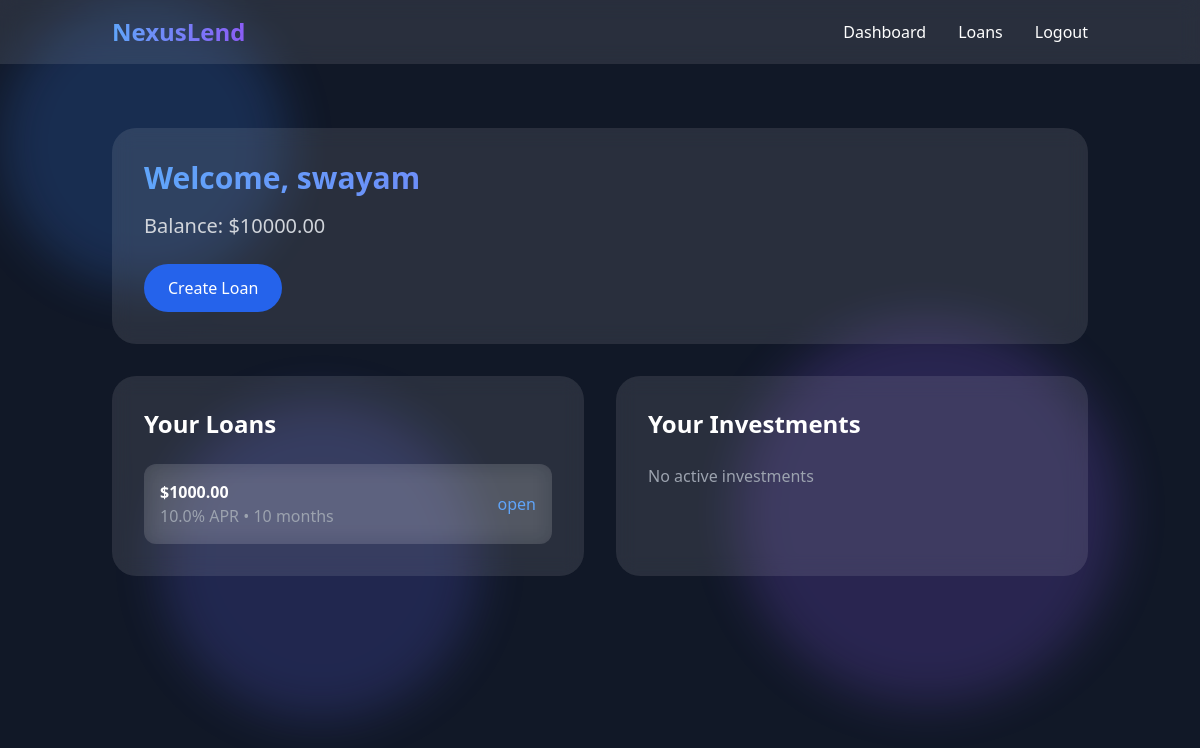
Page /dashboard (signed in) on the earlier database version.
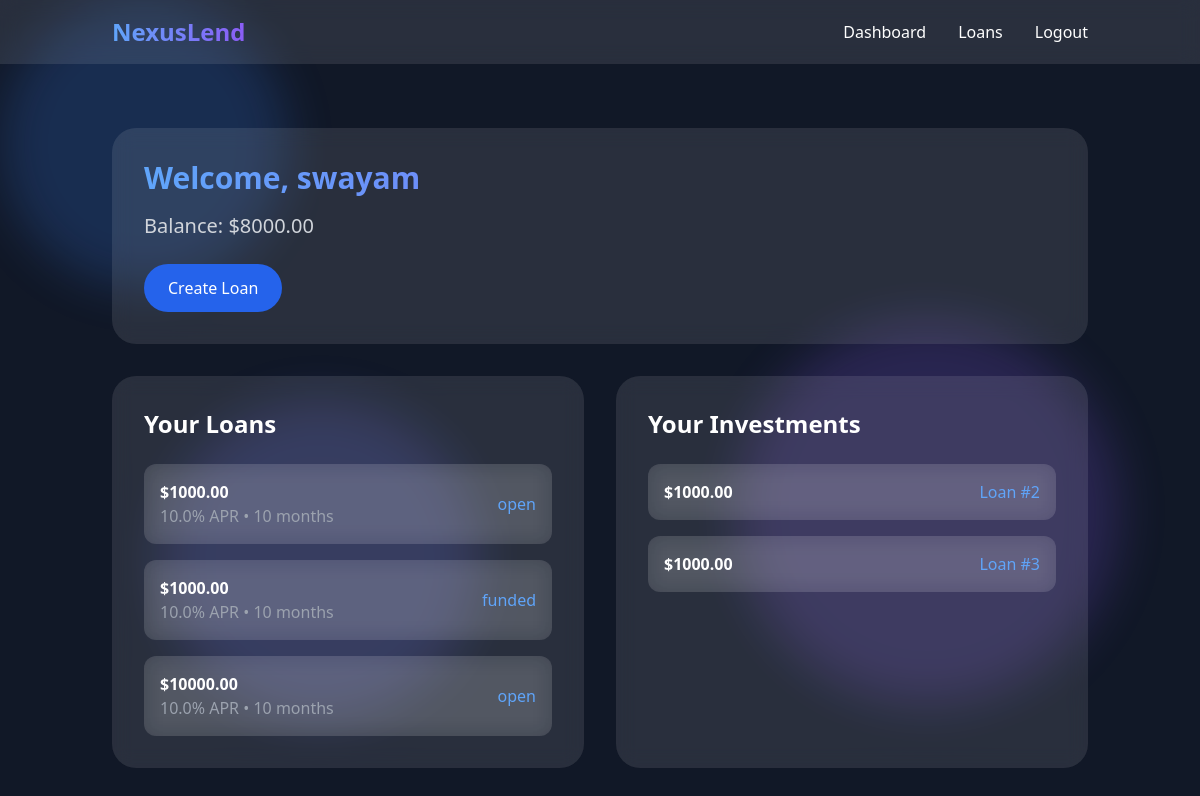
Same page on the later database version.
### app.py (models this page shows)
class User(db.Model):
    id = db.Column(db.Integer, primary_key=True)
    username = db.Column(db.String(80), unique=True, nullable=False)
    password = db.Column(db.String(120), nullable=False)
    balance = db.Column(db.Float, default=10000)
    loans = db.relationship('Loan', backref='borrower', lazy=True)
    investments = db.relationship('Investment', backref='investor', lazy=True)

class Loan(db.Model):
    id = db.Column(db.Integer, primary_key=True)
    amount = db.Column(db.Float, nullable=False)
    interest_rate = db.Column(db.Float, nullable=False)
    term = db.Column(db.Integer, nullable=False)  # in months
    status = db.Column(db.String(20), default='open')
    funded_amount = db.Column(db.Float, default=0)
    borrower_id = db.Column(db.Integer, db.ForeignKey('user.id'), nullable=False)
    investments = db.relationship('Investment', backref='loan', lazy=True)

class Investment(db.Model):
    id = db.Column(db.Integer, primary_key=True)
    amount = db.Column(db.Float, nullable=False)
    investor_id = db.Column(db.Integer, db.ForeignKey('user.id'), nullable=False)
    loan_id = db.Column(db.Integer, db.ForeignKey('loan.id'), nullable=False)

### app.py (the view)
@app.route('/dashboard')
def dashboard():
    if 'user_id' not in session:
        return redirect(url_for('login'))
    user = User.query.get(session['user_id'])
    return render_template('dashboard.html', user=user)

### templates/dashboard.html
{% extends "base.html" %}
{% block content %}
<div class="space-y-8">
    <div class="glass-effect rounded-3xl p-8">
        <h2 class="text-3xl font-bold bg-clip-text text-transparent bg-gradient-to-r from-blue-400 to-purple-500">Welcome, {{ user.username }}</h2>
        <p class="text-xl text-gray-300 mt-4">Balance: ${{ "%.2f"|format(user.balance) }}</p>
        <div class="mt-6">
            <a href="{{ url_for('create_loan') }}" class="px-6 py-3 rounded-full bg-blue-600 hover:bg-blue-700 transition-colors inline-block">Create Loan</a>
        </div>
    </div>
    <div class="grid grid-cols-1 md:grid-cols-2 gap-8">
        <div class="glass-effect rounded-3xl p-8">
            <h3 class="text-2xl font-semibold mb-6">Your Loans</h3>
            {% if user.loans %}
                <div class="space-y-4">
                    {% for loan in user.loans %}
                        <div class="glass-effect rounded-xl p-4">
                            <div class="flex justify-between items-center">
                                <div>
                                    <p class="font-semibold">${{ "%.2f"|format(loan.amount) }}</p>
                                    <p class="text-gray-400">{{ loan.interest_rate }}% APR • {{ loan.term }} months</p>
                                </div>
                                <span class="text-blue-400">{{ loan.status }}</span>
                            </div>
                        </div>
                    {% endfor %}
                </div>
            {% else %}
                <p class="text-gray-400">No active loans</p>
            {% endif %}
        </div>
        <div class="glass-effect rounded-3xl p-8">
            <h3 class="text-2xl font-semibold mb-6">Your Investments</h3>
            {% if user.investments %}
                <div class="space-y-4">
                    {% for investment in user.investments %}
                        <div class="glass-effect rounded-xl p-4">
                            <div class="flex justify-between items-center">
                                <p class="font-semibold">${{ "%.2f"|format(investment.amount) }}</p>
                                <span class="text-blue-400">Loan #{{ investment.loan_id }}</span>
                            </div>
                        </div>
                    {% endfor %}
                </div>
            {% else %}
                <p class="text-gray-400">No active investments</p>
            {% endif %}
        </div>
    </div>
</div>
{% endblock %}

### templates/base.html (shortened to what this page needs)
<!DOCTYPE html>
<html lang="en">
<head>
    <link href="https://cdnjs.cloudflare.com/ajax/libs/tailwindcss/2.2.19/tailwind.min.css" rel="stylesheet">
</head>
<body class="bg-gray-900 text-white min-h-screen">
    <div class="fixed inset-0 z-0">
        <div class="absolute inset-0 opacity-20">
            <div class="absolute top-0 left-0 w-72 h-72 bg-blue-500 rounded-full mix-blend-multiply filter blur-xl floating"></div>
            <div class="absolute top-80 right-20 w-96 h-96 bg-purple-500 rounded-full mix-blend-multiply filter blur-xl floating"></div>
            <div class="absolute bottom-20 left-40 w-80 h-80 bg-indigo-500 rounded-full mix-blend-multiply filter blur-xl floating"></div>
        </div>
    </div>
    <nav class="glass-effect fixed w-full z-50">
        <div class="container mx-auto px-6 py-4">
            <div class="flex justify-between items-center">
                <a href="{{ url_for('home') }}" class="text-2xl font-bold bg-clip-text text-transparent bg-gradient-to-r from-blue-400 to-purple-500">NexusLend</a>
                <div class="flex space-x-8">
                    {% if 'user_id' in session %}
                        <a href="{{ url_for('dashboard') }}" class="hover:text-blue-400 transition-colors">Dashboard</a>
                        <a href="{{ url_for('loans') }}" class="hover:text-blue-400 transition-colors">Loans</a>
                        <a href="{{ url_for('logout') }}" class="hover:text-blue-400 transition-colors">Logout</a>
                    {% else %}
                        <a href="{{ url_for('login') }}" class="hover:text-blue-400 transition-colors">Login</a>
                        <a href="{{ url_for('register') }}" class="hover:text-blue-400 transition-colors">Register</a>
                    {% endif %}
                </div>
            </div>
        </div>
    </nav>
    <main class="relative z-10 pt-32">
        <div class="container mx-auto px-6">
            {% block content %}{% endblock %}
        </div>
    </main>
</body>
</html>

### templates/base.html (style rules this page uses)
.glass-effect { backdrop-filter: blur(10px); background: rgba(255, 255, 255, 0.1); }
.floating { animation: float 6s ease-in-out infinite; }

Differences in the rows shown:
changed User: balance "10000.00" → "8000.00"
added Loan: amount "1000.00", interest_rate "10.0", term "10", status "funded"
added Loan: amount "10000.00", interest_rate "10.0", term "10", status "open"
added Investment: amount "1000.00", loan_id "2"
added Investment: amount "1000.00", loan_id "3"
Other differences:
text no longer shown: "No active investments"
